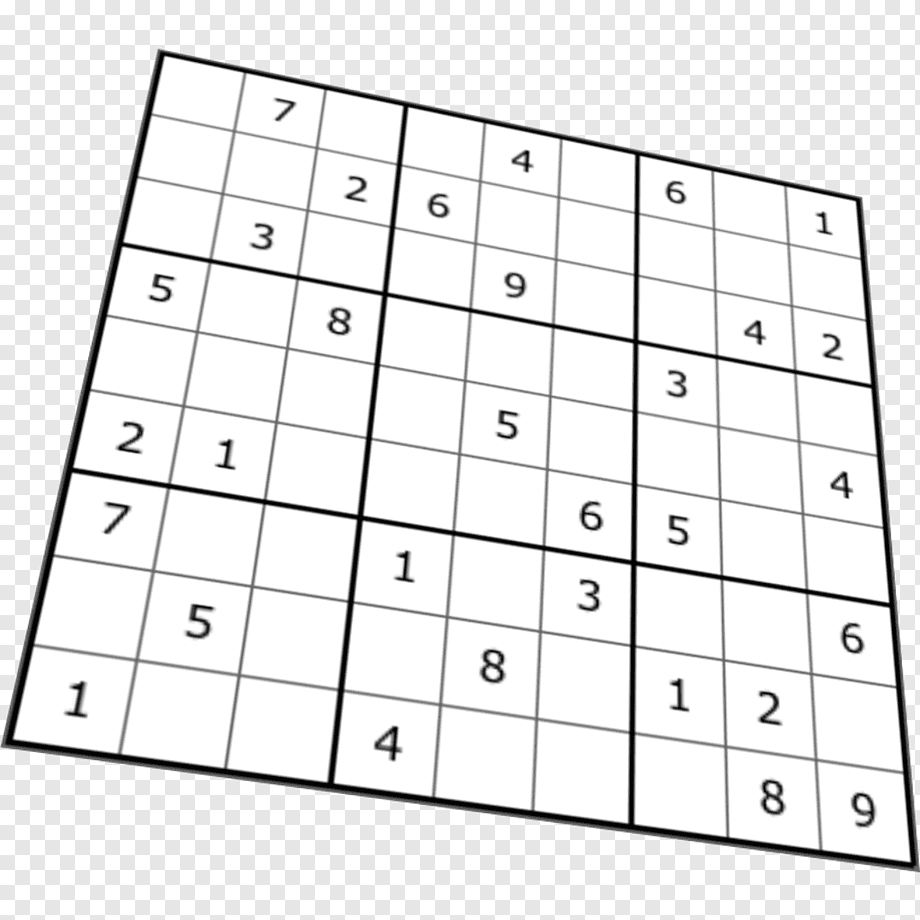
#> input picture examples/7.png, 920 x 920 px
$ jupyter execute --allow-errors 'sudoku pulp opencv.ipynb'   (shell and % lines are left out)
#> lines starting #> are read from the running program, lines starting #| are printed output that depends on the picture; after the words box and inside, x2 and y2 are one past the last pixel; in counts of white or black regions, pixels touching at a corner belong together
[cell 1]
import re
from pulp import *
from itertools import product
import pytesseract
import cv2
import numpy as np
import pandas as pd
import imutils
from imutils import contours
import matplotlib.pyplot as plt

pytesseract.pytesseract.tesseract_cmd = r"C:\Program Files\Tesseract-OCR\tesseract.exe"

## OpenCV

[cell 2]
# Открываем изображение с судоку
img = cv2.imread('examples/7.png')
#> img is the input picture: shape (920, 920, 3); min 2, max 255, mean 234.3

# Находим квадрат с судоку
blurry = cv2.GaussianBlur(img, (5, 5), 5)
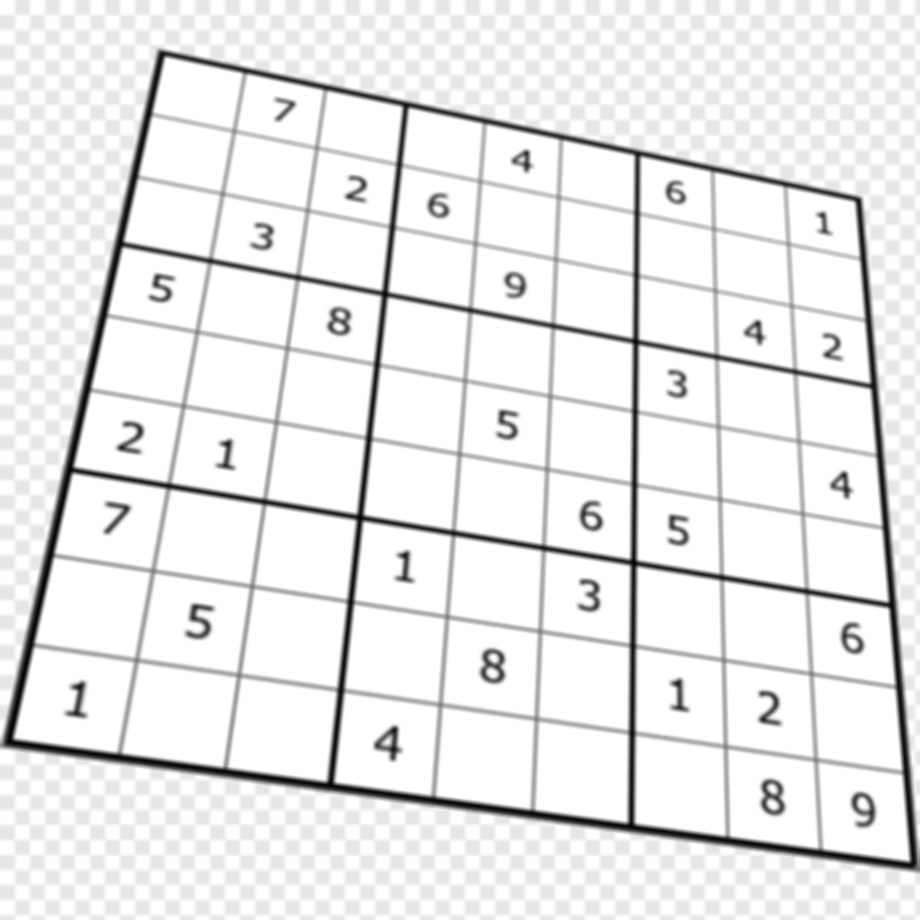
#> blurry: shape (920, 920, 3); min 2, max 255, mean 234.3
gray = cv2.cvtColor(blurry, cv2.COLOR_BGR2GRAY)
thresh = cv2.adaptiveThreshold(gray, 255, cv2.ADAPTIVE_THRESH_GAUSSIAN_C, cv2.THRESH_BINARY_INV,77,5)
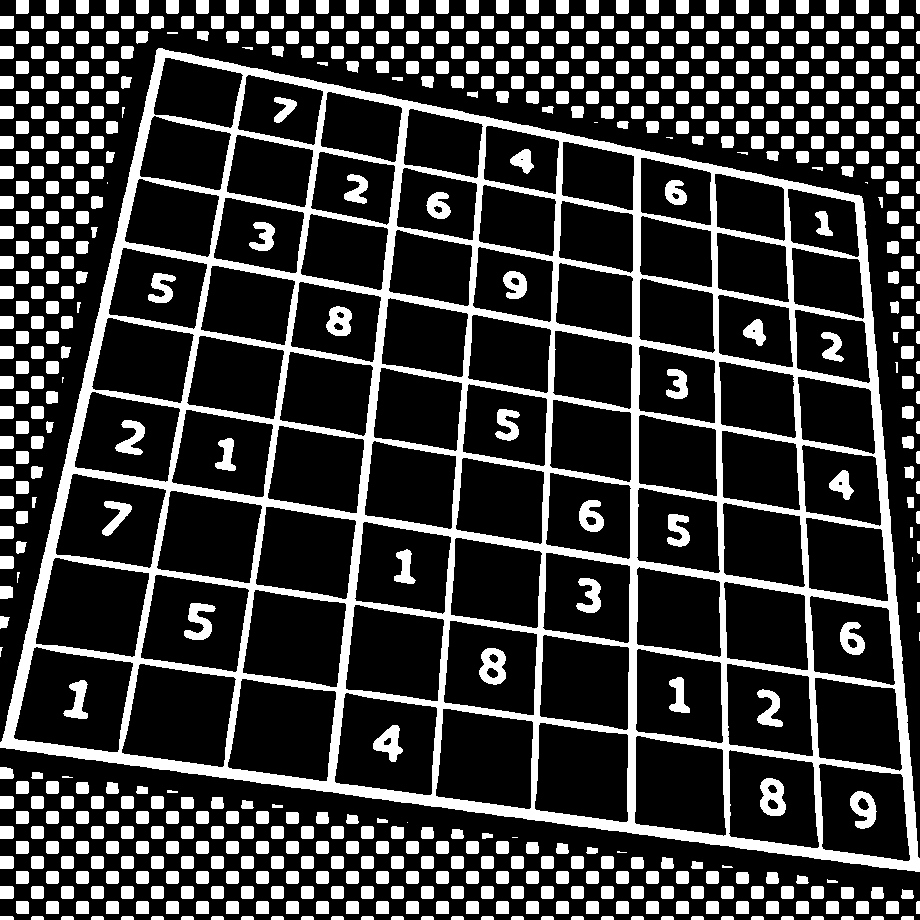
#> thresh: shape (920, 920); 23.7% white; 608 white regions (13 under 20 px)
cnts = cv2.findContours(thresh, cv2.RETR_TREE, cv2.CHAIN_APPROX_SIMPLE)
#> cnts = 705 contours, 26 with area under 20; largest, box (x1, y1, x2, y2) and area: (0, 48, 920, 872) 564790, (13, 646, 134, 753) 9492, (121, 663, 237, 768) 9092, (227, 678, 337, 782) 8845, (334, 692, 438, 796) 8546
grabs = imutils.grab_contours(cnts)
#> grabs has the same summary as cnts
grabs = sorted(grabs, key=cv2.contourArea, reverse=True)
location = None
for grab in grabs:
    approx = cv2.approxPolyDP(grab, 15, True)
    if len(approx) == 4:
        rect = np.zeros((4, 2), dtype = "float32")
        cutt = approx[:,0]
        s = cutt.sum(axis = 1)

        # Сортировка углов по часовой стрелке
        rect[0] = cutt[np.argmin(s)]
        rect[2] = cutt[np.argmax(s)]
        diff = np.diff(cutt, axis = 1)
        rect[1] = cutt[np.argmin(diff)]
        rect[3] = cutt[np.argmax(diff)]
        location = rect
        break
#> this loop made 1 pass
#> (cutt, s, diff, location) on pass 1: ([[158, 48], [0, 747], [919, 871], [861, 196]], [206, 747, 1790, 1057], [-110, 747, -48, -665], [[158, 48], [861, 196], [919, 871], [0, 747]])

height = 900
width = 900
pts1 = np.float32([location[0], location[1], location[3], location[2]])
#> pts1 = [[158, 48], [861, 196], [0, 747], [919, 871]]
pts2 = np.float32([[0, 0], [width, 0], [0, height], [width, height]])

# Трансформируем перспективу
matrix = cv2.getPerspectiveTransform(pts1, pts2)
#> matrix = [[1.12, 0.253, -189.1], [-0.337, 1.6, -23.59], [-0.000189, 0.000404, 1]]
board = cv2.warpPerspective(img, matrix, (width, height))
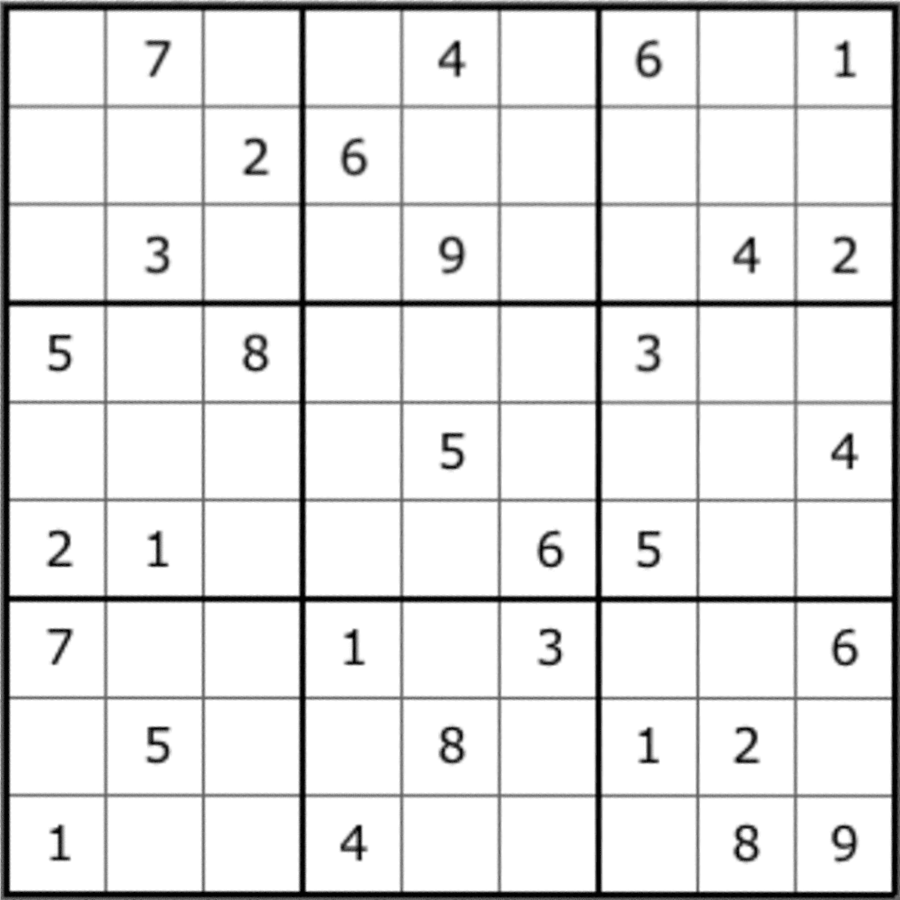
#> board: shape (900, 900, 3); min 2, max 255, mean 230.7

fig, ax = plt.subplots(1,3, figsize=(15,15))
for i, j in zip(range(len(ax)), [img, thresh, board]):
    ax[i].imshow(j)
#> this loop made 3 passes
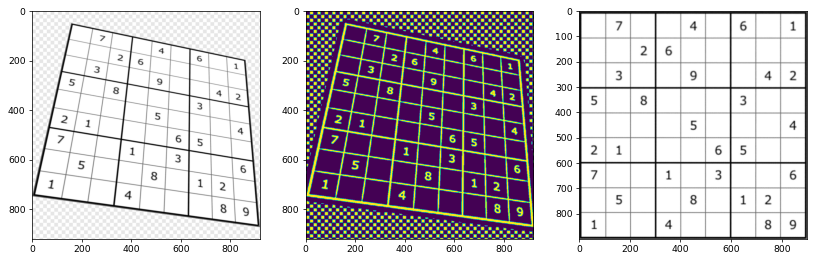
#> figure drawn by matplotlib, 3 panels

[cell 3]
df_final = pd.DataFrame(index=range(1, 10), columns=range(1, 10))

fig, ax = plt.subplots(9, 9, figsize=(8,8))
split = np.split(board, 9, axis=1)
#> split = 9 items
plmat = []
#> (the rest of this cell did not finish here and is left out)

[cell 4]
d = digs[0]
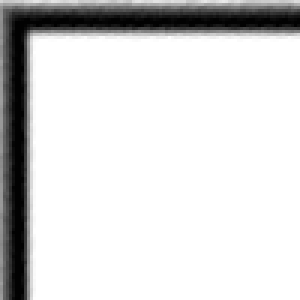
#> d: shape (100, 100, 3) (shown 3 times larger); min 2, max 255, mean 217

g = d.copy()
# g = cv2.copyMakeBorder(g, 20, 20, 20, 20, cv2.BORDER_CONSTANT, value=(0,0,0))
e = g.copy()

g = cv2.cvtColor(g, cv2.COLOR_BGR2GRAY)
g = cv2.GaussianBlur(g, (5,5), 5)
g = cv2.adaptiveThreshold(g, 255, cv2.ADAPTIVE_THRESH_GAUSSIAN_C, cv2.THRESH_BINARY_INV, 57, 5)
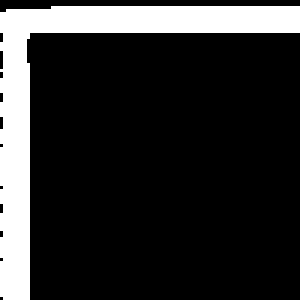
#> g: shape (100, 100) (shown 3 times larger); 17.4% white; 1 white region, box (x1, y1, x2, y2) and area: (0, 2, 100, 100) 1736
kernel = cv2.getStructuringElement(shape=cv2.MORPH_ELLIPSE, ksize=(1,3))
g = cv2.morphologyEx(g, cv2.MORPH_OPEN, kernel, iterations=2)
#> g: shape (100, 100); 17.3% white; 1 white region

cnts, _ = cv2.findContours(g, cv2.RETR_TREE, cv2.CHAIN_APPROX_SIMPLE)
#> cnts = 1 contour; box (x1, y1, x2, y2) and area: (0, 2, 100, 100) 1537

contours_poly = [None for i in range(len(cnts))]
#> contours_poly = 1 item
boundRect = [None for i in range(len(cnts))]
#> boundRect = 1 item

for i, c in enumerate(cnts):
    contours_poly[i] = cv2.approxPolyDP(c, 1, True)
    boundRect[i] = cv2.boundingRect(contours_poly[i])
#> this loop made 1 pass
#> after the loop, boundRect = [(0, 2, 100, 98)]

drawing = np.zeros((g.shape[0], g.shape[1], 3), dtype=np.uint8)


for i in range(len(cnts)):
    color = 255
    cv2.drawContours(drawing, contours_poly, i, color, 1)
    cv2.rectangle(drawing, (int(boundRect[i][0]), int(boundRect[i][1])), (int(boundRect[i][0]+boundRect[i][2]), int(boundRect[i][1]+boundRect[i][3])), color, 1)
#> this loop made 1 pass
#> color on pass 1: 255
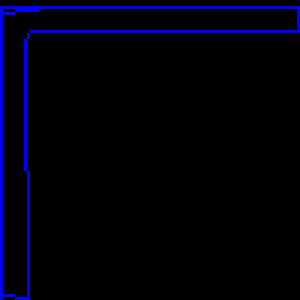
#> drawing: shape (100, 100, 3) (shown 3 times larger); mean of channels 0, 1, 2 10.3, 0, 0; drawn as B, G, R

drawing = cv2.cvtColor(drawing, cv2.COLOR_BGR2GRAY)
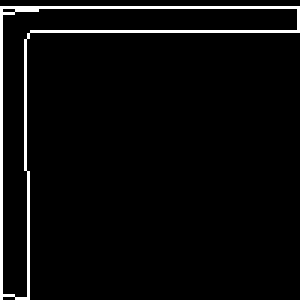
#> drawing: shape (100, 100) (shown 3 times larger); values 0 (black) and 29 (white), 4% white in thin lines or dots
fincnts, _ = cv2.findContours(drawing, cv2.RETR_TREE, cv2.CHAIN_APPROX_SIMPLE)
#> fincnts = 3 contours, 1 with area under 20; largest, box (x1, y1, x2, y2) and area: (0, 2, 100, 100) 1546, (0, 2, 100, 100) 1526
fincnts = sorted(fincnts, key=cv2.contourArea, reverse=True)
finmask = np.zeros_like(e)

cv2.drawContours(finmask, fincnts[:1], -1, (255,255,255), -1)
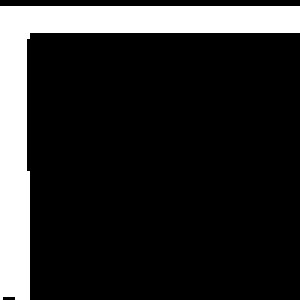
#> finmask: shape (100, 100, 3) (shown 3 times larger); 17.4% white; 1 white region, box (x1, y1, x2, y2) and area: (0, 2, 100, 100) 1742
rst = cv2.bitwise_and(e, finmask)
rst[finmask==0] = 255
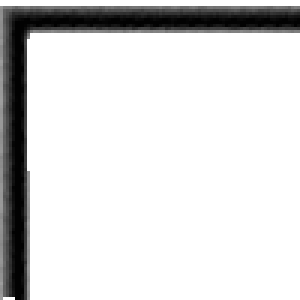
#> rst: shape (100, 100, 3) (shown 3 times larger); min 2, max 255, mean 220


ls = [d,g, drawing, finmask, rst]
fig, ax = plt.subplots(1,len(ls), figsize=(12,12))
for i, j in zip(range(len(ax)), ls):
    ax[i].imshow(j)
#> this loop made 5 passes

## Pulp

[cell 5]
nums = [*map(str, [*range(1,10)])] # список чисел от 1 до 9 со строковым типом
rows = nums
cols = nums
vals = nums

#> (the rest of this cell did not finish here and is left out)

#> (a cell that did not finish here is left out)

#> (a cell that did not finish here is left out)

[cell 8]
grid = range(3)
subs = [[(rows[3*i+k],cols[3*j+l]) for k,l in product(grid, grid)] for i,j in product(grid, grid)]
#> subs = 9 items

#> (the rest of this cell did not finish here and is left out)

[cell 9]
for i in plmat:
    i[0] = ''.join(re.findall('[\d]', i[0]))

sudoku_map = plmat.copy()
for i in plmat:
    if i[0] == '':
        sudoku_map.remove(i)
#> after the loop, sudoku_map = []

for num in sudoku_map:
    prob += choices[num[0]][num[1]][num[2]] == 1, ""
#> this loop made 0 passes

$ run again, with examples/10.png copied over examples/7.png
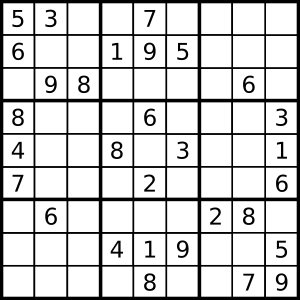
#> input picture examples/10.png, 300 x 300 px
#> img is the input picture: shape (300, 300, 3); min 0, max 255, mean 208.4
#> thresh: shape (300, 300); 34.3% white; 31 white regions
#> `cnts = cv2.findContours(thresh, cv2.RETR_TREE, cv2.CHAIN_APPROX_SIMPLE)`: cnts = 108 contours, 15 with area under 20; largest, box (x1, y1, x2, y2) and area: (0, 0, 300, 300) 89401, (200, 200, 299, 299) 4586, (1, 1, 100, 100) 4573, (200, 1, 299, 100) 4484, (1, 200, 100, 299) 4480
#> grabs has the same summary as cnts
#> the loop `for grab in grabs:` made 1 pass
#> (cutt, s, diff, location) on pass 1: ([[0, 0], [0, 299], [299, 299], [299, 0]], [0, 299, 598, 299], [0, 299, 0, -299], [[0, 0], [299, 0], [299, 299], [0, 299]])
#> pts1 = [[0, 0], [299, 0], [0, 299], [299, 299]]
#> matrix = [[3.01, 0, 0], [0, 3.01, 0], [0, 0, 1]]
#> the loop `for i, j in zip(range(len(ax)), [img, thresh, board]):` made 3 passes
#> split = 9 items
#> `cnts, _ = cv2.findContours(g, cv2.RETR_TREE, cv2.CHAIN_APPROX_SIMPLE)`: cnts = 3 contours; box (x1, y1, x2, y2) and area: (0, 0, 100, 100) 1484, (34, 28, 70, 82) 887, (97, 19, 100, 100) 154
#> `contours_poly = [None for i in range(len(cnts))]`: contours_poly = 3 items
#> the loop `for i, c in enumerate(cnts):` made 3 passes
#> after the loop `for i, c in enumerate(cnts):`: boundRect = [(34, 28, 35, 54), (97, 19, 3, 81), (0, 0, 100, 100)]; contours_poly = 3 contours; box (x1, y1, x2, y2) and area: (0, 0, 100, 100) 1429, (34, 28, 69, 82) 855, (97, 19, 100, 100) 154
#> the loop `for i in range(len(cnts)):` made 3 passes
#> fincnts = 11 contours, 2 with area under 20; largest, box (x1, y1, x2, y2) and area: (34, 28, 70, 83) 1890, (0, 0, 100, 100) 1428, (0, 0, 100, 100) 1426, (34, 28, 69, 82) 854, (34, 28, 62, 74) 567
#> finmask: shape (100, 100, 3); 19.8% white; 1 white region, box (x1, y1, x2, y2) and area: (34, 28, 70, 83) 1980
#> `rst[finmask==0] = 255`:
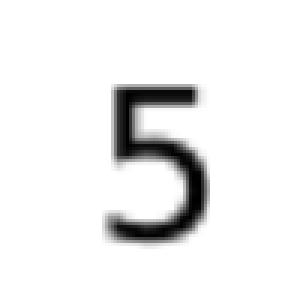
#> rst: shape (100, 100, 3) (shown 3 times larger); min 0, max 255, mean 237.4
#> the loop `for i, j in zip(range(len(ax)), ls):` made 5 passes
#> subs = 9 items
#> after the loop `for i in plmat:`: sudoku_map = []
